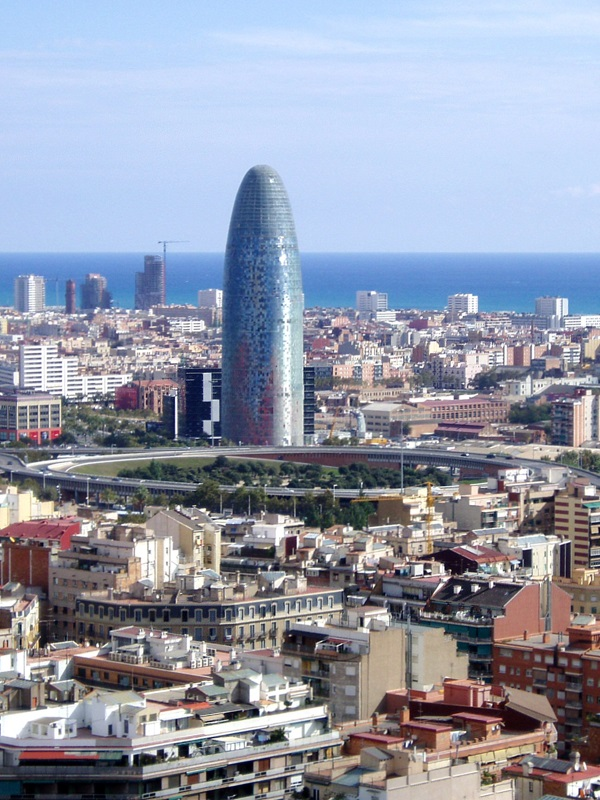
#> input picture P3/agbar.jpg, 600 x 800 px
$ python Elimination_YueLin_EnriqueMiralles.py   (Python 2 division)   (older library calls are emulated)
#> lines starting #> are read from the running program, lines starting #| are printed output that depends on the picture
### P3/interactive_only.py

from skimage.io import imread
import matplotlib.pyplot as plt
from PIL import Image, ImageDraw
from skimage import color, data, restoration
import numpy as np
from scipy import ndimage
from scipy.misc import imresize


class get_mouse_click():
    """Mouse interaction interface for radial distortion removal.

    """
    def __init__(self, img):
      height, width = img.shape[:2]
      self.figure = plt.imshow(img, extent=(0, width, height, 0))
      plt.gray()
      plt.title('select the object to remove')
      plt.xlabel('Select sets of  points with left mouse button,\n'
                 'click right button to close the polygon.')
      plt.connect('button_press_event', self.button_press)
      plt.connect('motion_notify_event', self.mouse_move)

      self.img = np.atleast_3d(img)
      self.points = []
      self.centre = np.array([(width - 1)/2., (height - 1)/2.])

      self.height = height
      self.width = width

      self.make_cursorline()
      self.figure.axes.set_autoscale_on(False)

      plt.show()
      plt.close()

    def make_cursorline(self):
        self.cursorline, = plt.plot([0],[0],'r:+',
                                    linewidth=2,markersize=15,markeredgecolor='b')

    # [52 lines left out: functions button_press, mouse_move, compute_mask, not called in this run]


### P3/Elimination_YueLin_EnriqueMiralles.py
# -*- coding: utf-8 -*-
"""
Created on Thu Nov 26 14:02:30 2015

@author: SIR
"""
from scipy import ndimage
import numpy as np
import math
import matplotlib.pyplot as plt
import matplotlib.image as mpimg
from skimage import io, color, data
import sys
import os
from PIL import Image
from pylab import ion, ioff
from interactive_only import*


# [127 lines left out: functions funBacktracking, markPath, generateIndexes, getValues, imgReduce, calcGradient and 2 more, not called in this run]

#Funcion para genera losp puntos maximo y minimo que define
#el poligono que contiene el objeto a eliminar
def generateRectangle(tupla):
    coordX=[]
    coordY=[]
    for point in tupla:
        coordX.append(int(round(point[0])))
        coordY.append(int(round(point[1])))
    minx=min(coordX)
    miny=min(coordY)
    maxx=max(coordX)
    maxy=max(coordY)
    minPoint=[minx,miny]
    maxPoint=[maxx,maxy]
    return [minPoint,maxPoint]

#Seam carving para hacer la eliminacion de un objeto
def seamCarvingElimination(path):
    print "=========================================="
    print "          Seam Carving Elimination        "
    print "=========================================="
    #colorImg = mpimg.imread('iberia.jpg')
    colorImg=mpimg.imread("agbar.jpg")
    grayImg=color.rgb2gray(colorImg)
    ioff()
    rdi = get_mouse_click(grayImg)
    points=generateRectangle(rdi.points)
    print points
    ion()
    rango=(points[1][0]-points[0][0])+1
    for i in range(rango):
        delLines=generateDelLinesE(colorImg,points)
        figuraMarcada=markPath(colorImg, delLines, mark_as='red')
        colorImg=imgReduce(colorImg,delLines,[0,1])
        points[1][0]=points[1][0]-1
        #plt.figure(1)
        #plt.show()
        #plt.imshow(figuraMarcada)
    plt.show()
    plt.imshow(colorImg)

def main():
    raiz=os.getcwd()
    plt.close("all")
    seamCarvingElimination(raiz)
#> in seamCarvingElimination, colorImg is the input picture: shape (800, 600, 3); mean R, G, B 146.6, 152.2, 168.7
#> in seamCarvingElimination, `grayImg=color.rgb2gray(colorImg)`:
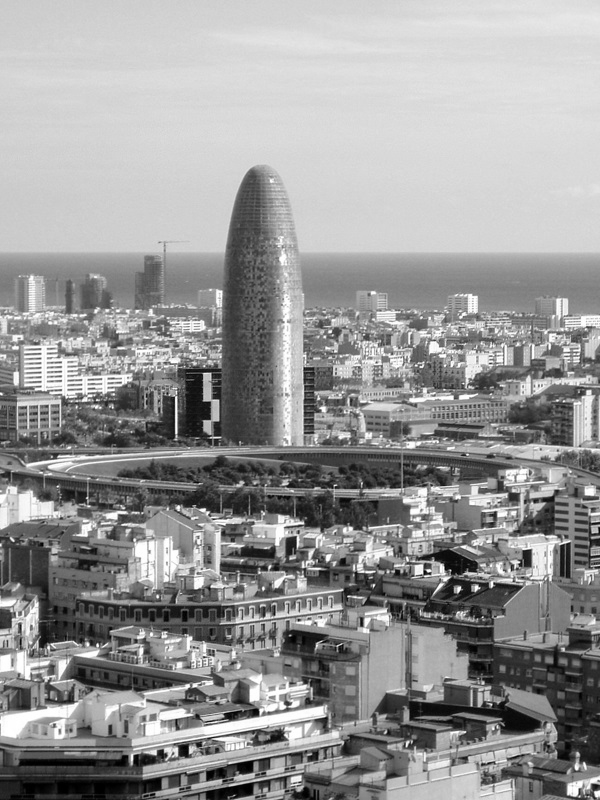
#> grayImg: shape (800, 600) float64; min 0, max 1, mean 0.597
#> in __init__, `plt.show()`:
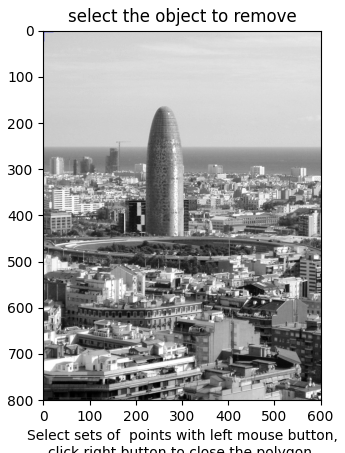
#> figure drawn by matplotlib, 1 panel
#> (the run stopped early here; a loop or call above may not have finished)

$ run again, with P3/Reduction_Original.JPG copied over P3/agbar.jpg
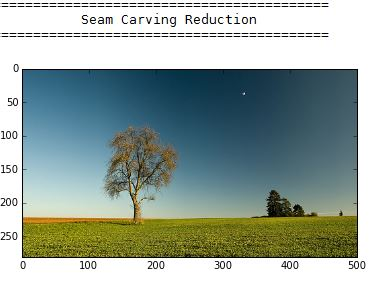
#> input picture P3/Reduction_Original.JPG, 379 x 289 px
#> in seamCarvingElimination, colorImg is the input picture: shape (289, 379, 3); mean R, G, B 154.5, 168.3, 161.6
#> in seamCarvingElimination, `grayImg=color.rgb2gray(colorImg)`:
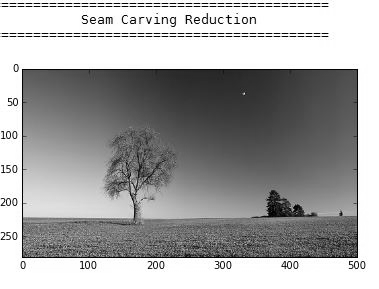
#> grayImg: shape (289, 379) float64; min 0, max 1, mean 0.646
#> in __init__, `plt.show()`:
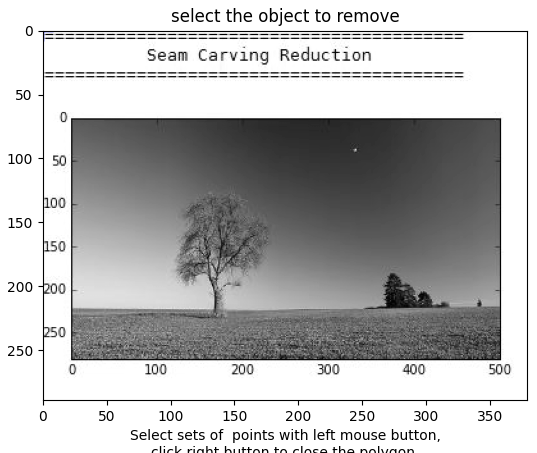
#> figure drawn by matplotlib, 1 panel
